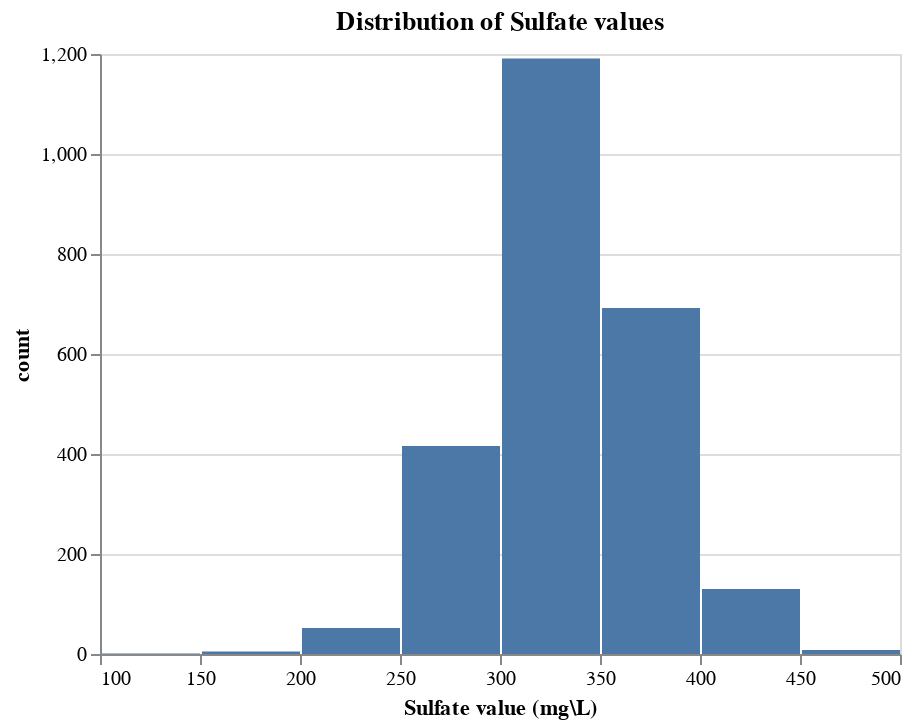

Notebook source saved alongside this figure:
### Markdown cell above
<p>As the distrbution of ph values is normal, we can take the mean value of the pH distribution

### Code cell
chart1 = alt.Chart(df).mark_bar().encode(
    alt.X('Sulfate:Q',bin = True,axis = alt.Axis(title="Sulfate value (mg\L)")),
    alt.Y('count()', axis = alt.Axis(title="count"))).properties(title="Distribution of Sulfate values")
chart1

### Figure 1 — Vega-Lite specification as saved in the notebook (floating-point values rounded to 4 significant figures; data arrays with more than 128 entries replaced by an {"elided": "..."} marker saying what was removed)
{"config": {"view": {"continuousWidth": 400, "continuousHeight": 300}}, "data": {"name": "data-cd95c9e08afd8cf25d9f0f9164e99b1d"}, "mark": "bar", "encoding": {"x": {"axis": {"title": "Sulfate value (mg\\L)"}, "bin": true, "field": "Sulfate", "type": "quantitative"}, "y": {"aggregate": "count", "axis": {"title": "count"}, "type": "quantitative"}}, "title": "Distribution of Sulfate values", "$schema": "https://vega.github.io/schema/vega-lite/v4.17.0.json", "datasets": {"data-cd95c9e08afd8cf25d9f0f9164e99b1d": {"elided": "3276 records"}}}
